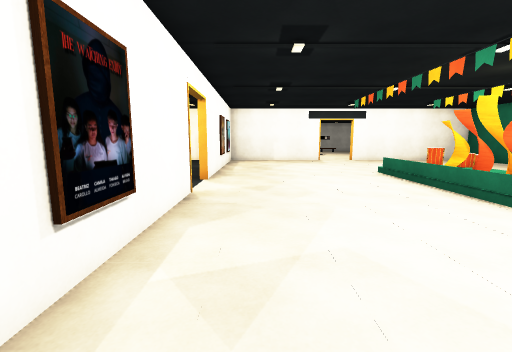
[1] (above)

24 first-person views from a walk through a 3-D level made in the Unity game engine. The camera is 1.5 m above the floor, tilts 8° down and sees 90° across. The floor is counted in squares, 1 m on a side. Each view is taken from the middle of a square. On the plan, view 1 faces up. The plan holds only what a view shows up to about 13 squares ahead; the rest is blank. The place goes on beyond the plan.

[2]
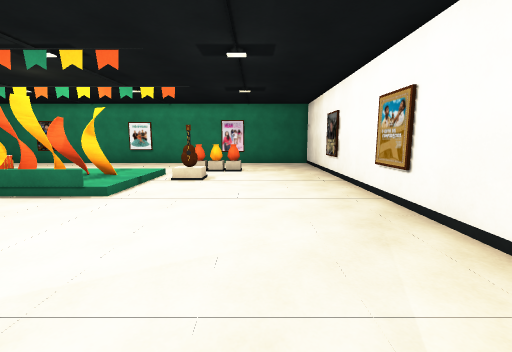

[3]
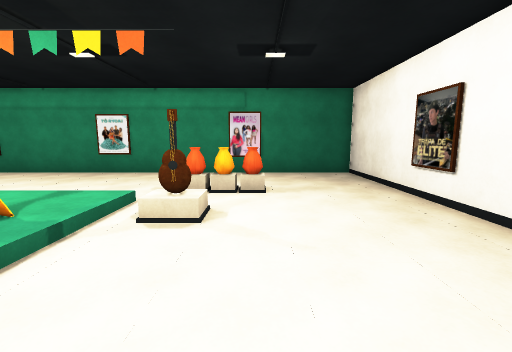

[4]
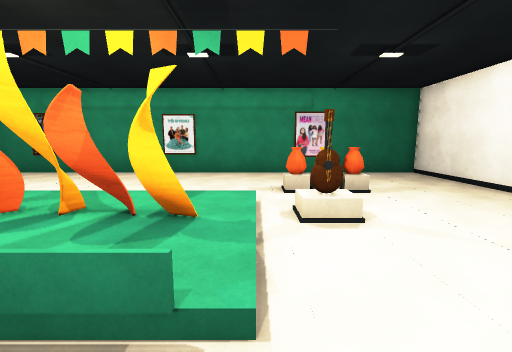

[5]
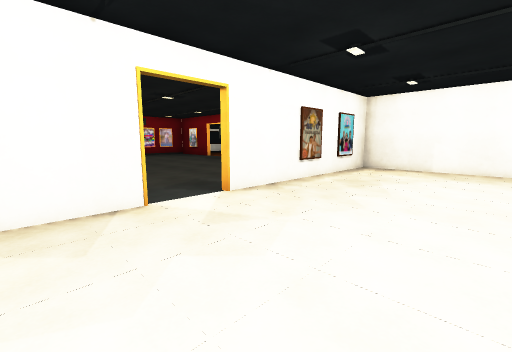

[6]
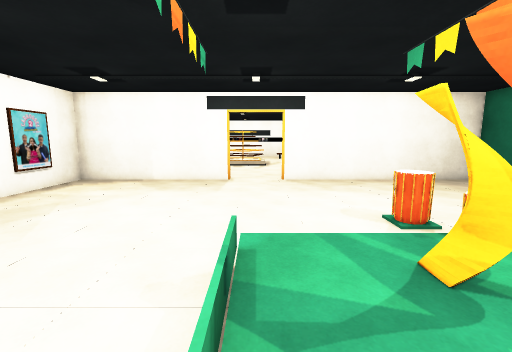

[7]
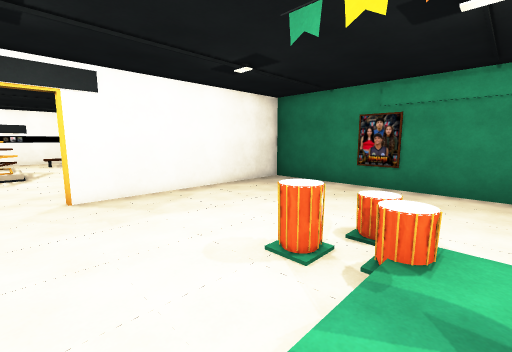

[8]
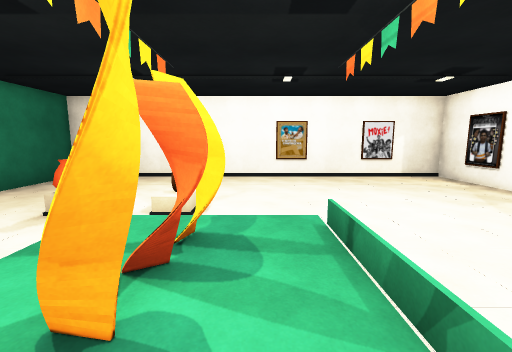

[9]
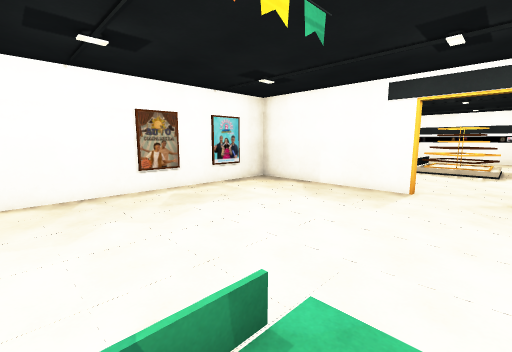

[10]
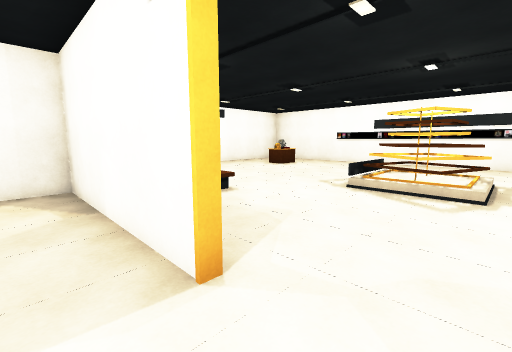

[11]
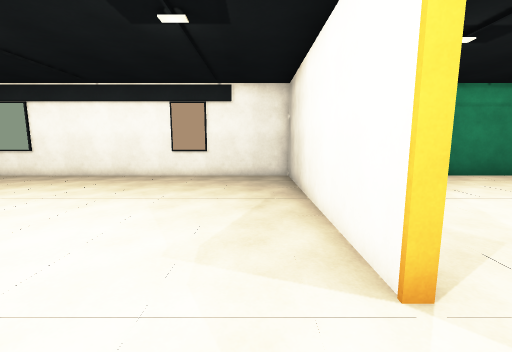

[12]
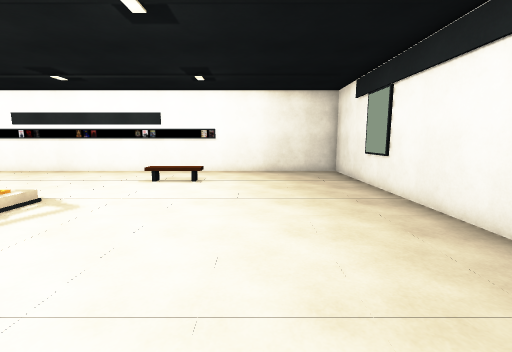

[13]
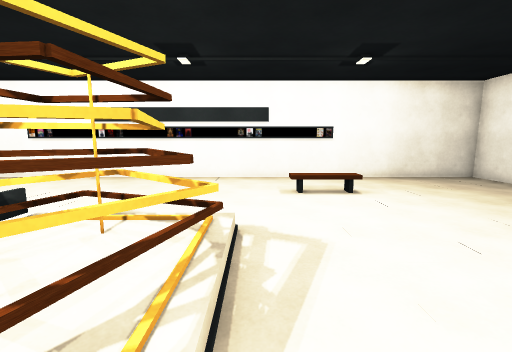

[14]
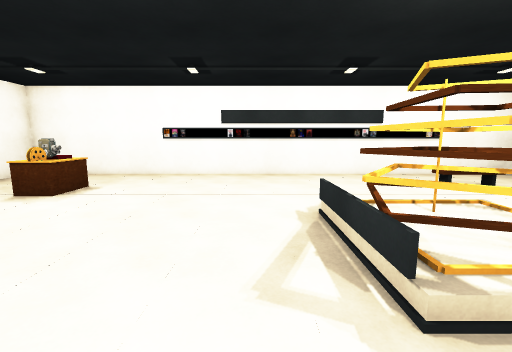

[15]
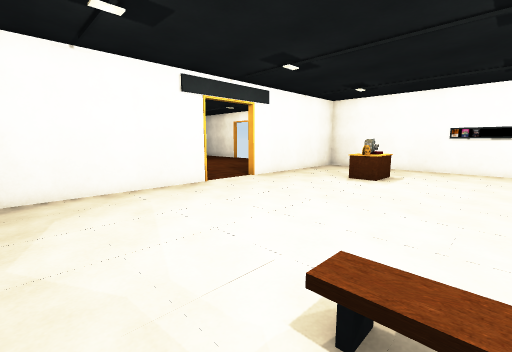

[16]
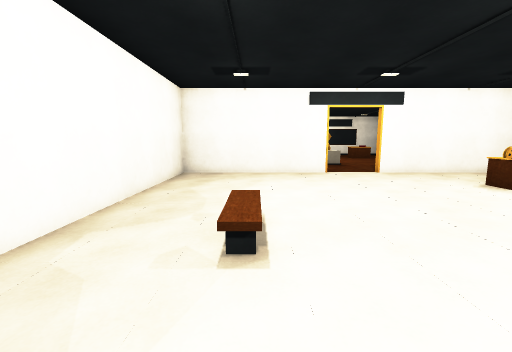

[17]
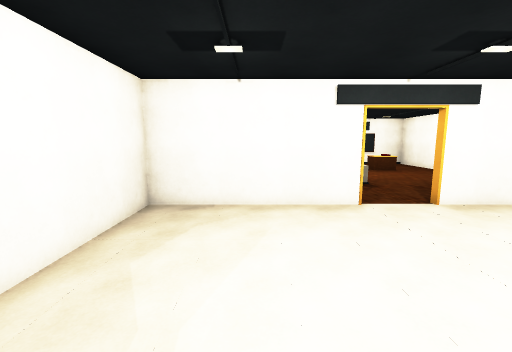

[18]
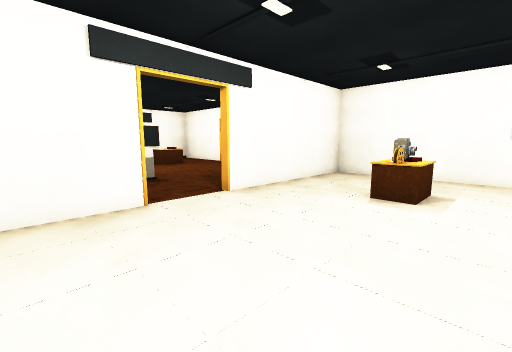

[19]
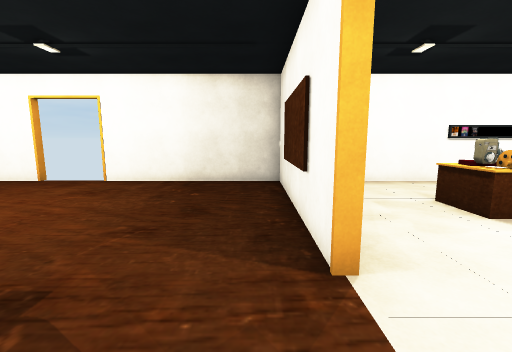

[20]
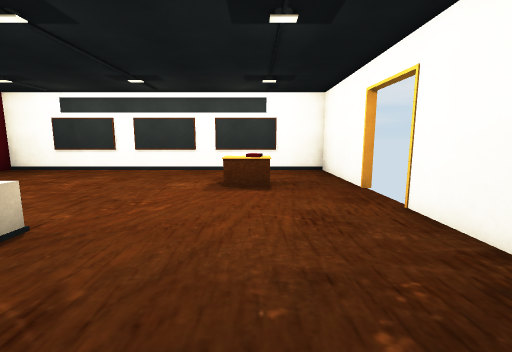

[21]
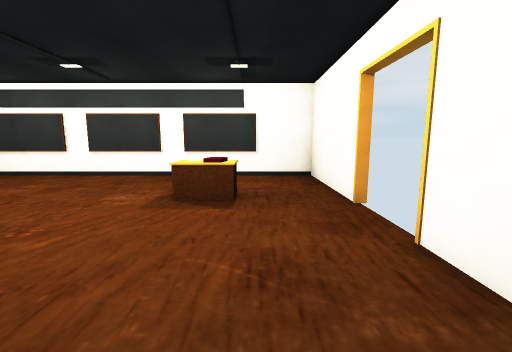

[22]
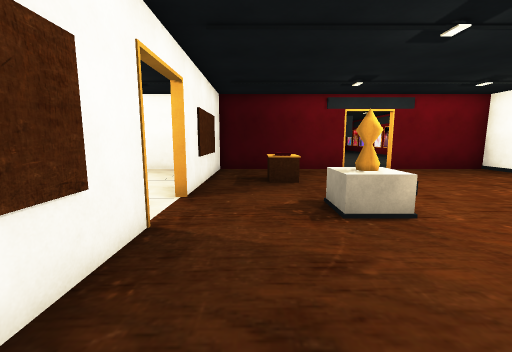

[23]
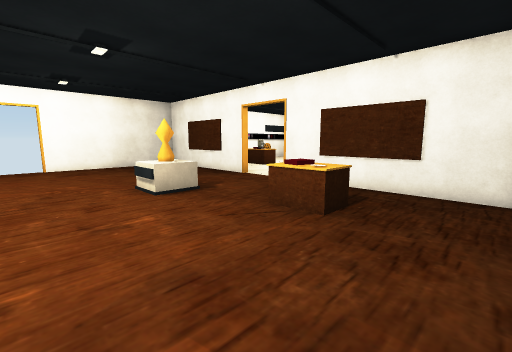

[24]
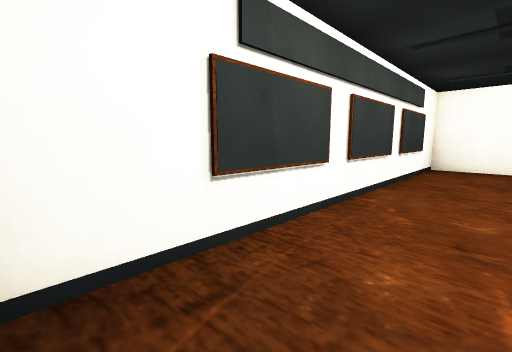

### Floor plan
Key: @ floor where view 1 was taken; # wall or solid block; x gap in a wall; . main floor; : floor 0.25 m higher than the main floor; / step, stairs or slope; = window, fence, low wall or low ledge; O other object.
Columns run from 22 left of view 1 to 16 right of it. Each row starts with its distance up from view 1.
 36 ######  ##############          #######
 35 #.............#.....#############.....#
 34 #.............#.......................#
 33 #.............#.......................#
 32 #...OO........#...O...................#
 31 #...OO........#...O...................#
 30 #.............#.......................#
 29 #.............#..........= O .........#
 28 #........OO..............=OOO.........#
 27 #........OO..............#OOO.........#
 26 #.............#..........=OOO.........#
 25 #.............#.......................#
 24 #..........O..#.......................#
 23 #..........O..#......///..............#
 22 #.............#.......................#
 21 #..... .......#.......................#
 20 ## .  . ....  ##############..#########
 19                     #.................#
 18                     #.................#
 17                     #.................#
 16                     #.................#
 15                     #.................#
 14                     #.......... ......#
 13                     #..........OO ....#
 12                ... .#.......///O O....#
 11               ......#.......::/::.....#
 10               ......#.......::x:: ....#
  9                 ............::#:: ....#
  8                   ..........::#:: ....#
  7                     #.......::x:: ....#
  6                     #.......::/::.....#
  5                     #......./////.....#
  4                     #..........O..#...#
  3                     #..........O..x...#
  2                     #.............=...#
  1                     #.................#
  0                     #.@...............#
 -1                     #.................#
 -2                     #..##..##...##....#
 -3                     ###################

Positions as (right, up) in squares from view 1, and headings:
1: (0, 0), facing up
2: (-1, 1), facing right
3: (4, 2), facing right
4: (4, 5), facing right
5: (4, 5), facing up-left
6: (6, 8), facing up
7: (6, 11), facing up-right
8: (7, 10), facing down
9: (7, 10), facing up-left
10: (7, 18), facing up-left
11: (5, 21), facing right
12: (12, 23), facing up
13: (7, 25), facing up
14: (2, 24), facing up
15: (0, 21), facing up-left
16: (4, 23), facing left
17: (0, 23), facing left
18: (-2, 24), facing up-left
19: (-9, 26), facing up
20: (-9, 32), facing left
21: (-11, 33), facing left
22: (-10, 33), facing down
23: (-16, 20), facing up-right
24: (-19, 20), facing up-left
